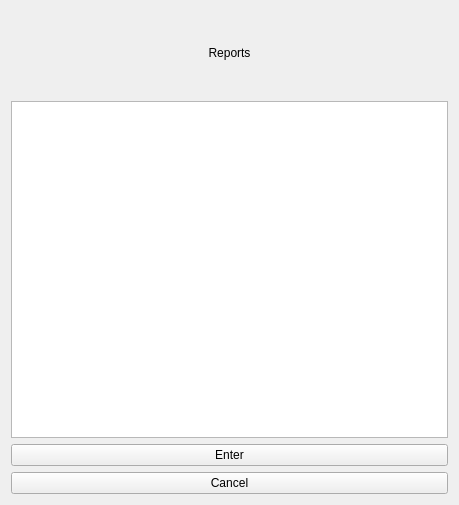
<?xml version="1.0" encoding="UTF-8"?>
<ui version="4.0">
 <class>ReportDialog</class>
 <widget class="QWidget" name="ReportDialog">
  <property name="geometry">
   <rect>
    <x>0</x>
    <y>0</y>
    <width>459</width>
    <height>505</height>
   </rect>
  </property>
  <property name="windowTitle">
   <string>Form</string>
  </property>
  <layout class="QVBoxLayout" name="verticalLayout" stretch="1,4,1,1">
   <item>
    <widget class="QLabel" name="label_tittle">
     <property name="text">
      <string>Reports</string>
     </property>
     <property name="alignment">
      <set>Qt::AlignCenter</set>
     </property>
    </widget>
   </item>
   <item>
    <widget class="QListWidget" name="listWidget_reports"/>
   </item>
   <item>
    <widget class="QPushButton" name="pushButton_enter">
     <property name="text">
      <string>Enter</string>
     </property>
    </widget>
   </item>
   <item>
    <widget class="QPushButton" name="pushButton_cancel">
     <property name="text">
      <string>Cancel</string>
     </property>
    </widget>
   </item>
  </layout>
 </widget>
 <resources/>
 <connections/>
</ui>
